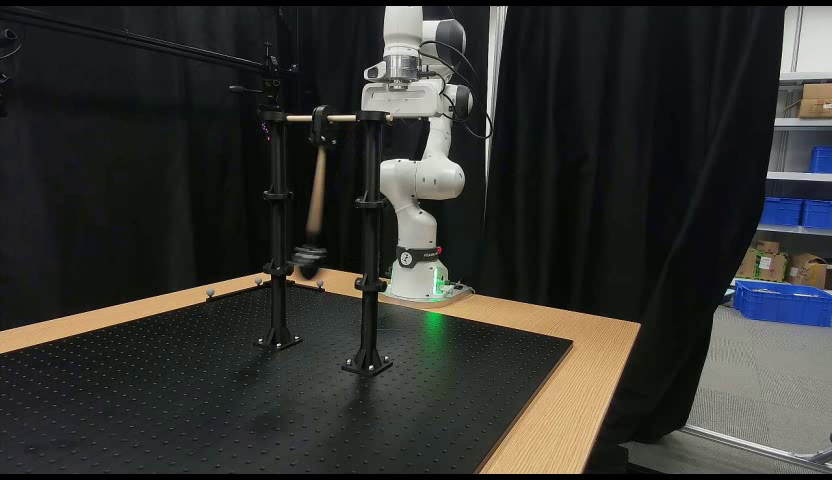
#> input picture work/rahul-api/t193/pend10_mid_f93.png, 832 x 480 px, found by its file name
$ python make_simproxy_left.py
#> lines starting #> are read from the running program, lines starting #| are printed output that depends on the picture; after the words box and inside, x2 and y2 are one past the last pixel; in counts of white or black regions, pixels touching at a corner belong together
import cv2, numpy as np, sys, math, json
# first-frame-only simulated pendulum proxy: rotate rod+bob patch about axle
cfg={'pend10':dict(img='inputs/pend10_mid_f93.png',piv=(322,122),bot=(311,258)),
     'pend11':dict(img='inputs/pend11_mid_f81.png',piv=(324,122),bot=(327,256))}
g=9.81
def make(name,P,A=18.0,out=None,n=93,fps=24):
#> called with name = 'pend10', P = 1.19, A = 18, out = 'simproxy/sp_pend10_phys.mp4', n = 93, fps = 24
    c=cfg[name]; im=cv2.imread(c['img']); H,W=im.shape[:2]
#> in make, im is the input picture: shape (480, 832, 3); mean B, G, R 47.4, 50.8, 50.3
#> after `H, W = im.shape[:2]`: H = 480; W = 832
    px,py=c['piv']; bx,by=c['bot']
    th_cur=math.degrees(math.atan2(px-bx,by-py))  # angle from vertical, +=bottom to left? sign convention: +=bottom shifts left
    L=math.hypot(bx-px,by-py)
    # rect region along axis, from 8px below pivot to 8px past bob, half-width 26
    ang=math.atan2(bx-px,by-py)
    ux,uy=math.sin(ang),math.cos(ang); vx,vy=uy,-ux
    pts=[]
    for s,w in [(8,-26),(8,26),(L+10,26),(L+10,-26)]:
        pts.append((px+ux*s+vx*w, py+uy*s+vy*w))
    m=np.zeros((H,W),np.uint8); cv2.fillPoly(m,[np.int32(pts)],255)
#> after `cv2.fillPoly(m, [np.int32(pts)], 255)`:
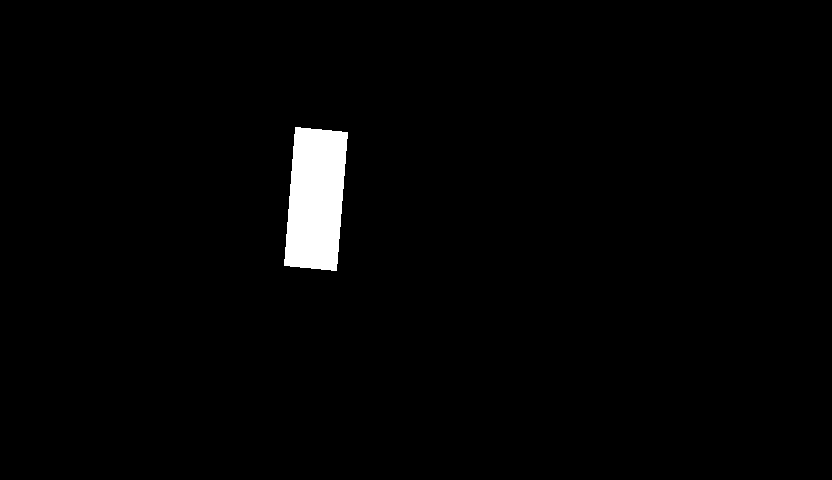
#> m: shape (480, 832); 1.9% white; 1 white region, box (x1, y1, x2, y2) and area: (284, 127, 348, 271) 7422
    bg=cv2.inpaint(im,cv2.dilate(m,np.ones((5,5),np.uint8)),5,cv2.INPAINT_TELEA)
    malpha=cv2.GaussianBlur(m,(0,0),2).astype(np.float32)[...,None]/255
    # phase: theta(t)=A sin(wt+phi), theta(0)=th_cur, moving toward 0 and beyond (velocity sign + to right => decreasing th)
    phi=math.asin(max(-1,min(1,th_cur/A))); w=2*math.pi/P
    vw=cv2.VideoWriter(out,cv2.VideoWriter_fourcc(*'mp4v'),fps,(W,H))
    for i in range(n):
        t=i/fps; th=A*math.sin(w*t+phi) # increasing: bob moves left first, as in real_10
        d=th-th_cur
        M=cv2.getRotationMatrix2D((px,py),-d,1.0) # positive angle in cv = ccw; bottom moves right for ccw? tune below
        rot=cv2.warpAffine(im,M,(W,H),flags=cv2.INTER_LINEAR,borderMode=cv2.BORDER_REPLICATE)
        ra=cv2.warpAffine(malpha,M,(W,H))[...,None] if malpha.ndim==2 else cv2.warpAffine(malpha[...,0],M,(W,H))[...,None]
        f=(bg*(1-ra)+rot*ra).astype(np.uint8)
        vw.write(f)
#> this loop made 93 passes
#> pass 2, in make, `rot=cv2.warpAffine(im,M,(W,H),flags=cv2.INTER_LINEAR,borderMode=cv2.BO..`:
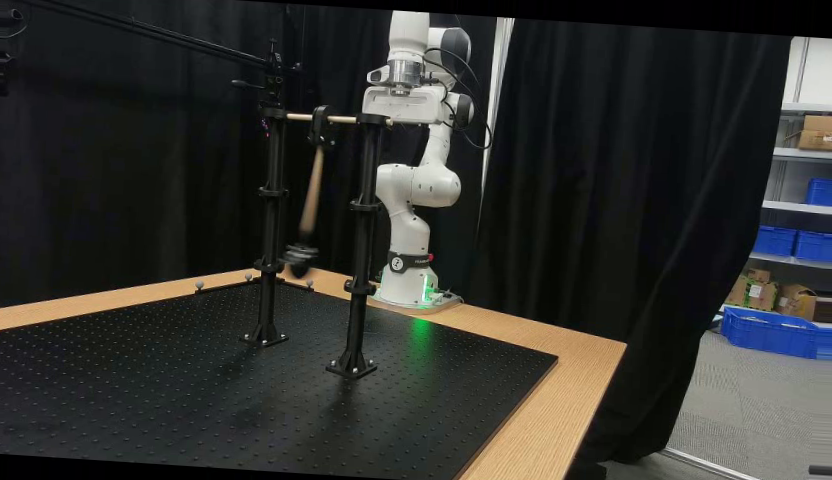
#> rot: shape (480, 832, 3); mean B, G, R 46.7, 49.8, 49.2
    vw.release()
    return dict(L_px=L,th_cur=th_cur,P=P,A=A)
if __name__=='__main__':
    # physical period: L_m = 0.35 m effective (guess from geometry; real P=1.18 -> 0.346 m)
    Pphys=2*math.pi*math.sqrt(0.35/g)
    res={}
    for n in cfg:
        for tag,P in [('phys',Pphys),('x17',Pphys*1.7)]:
#> (the run stopped early here; a loop or call above may not have finished)
